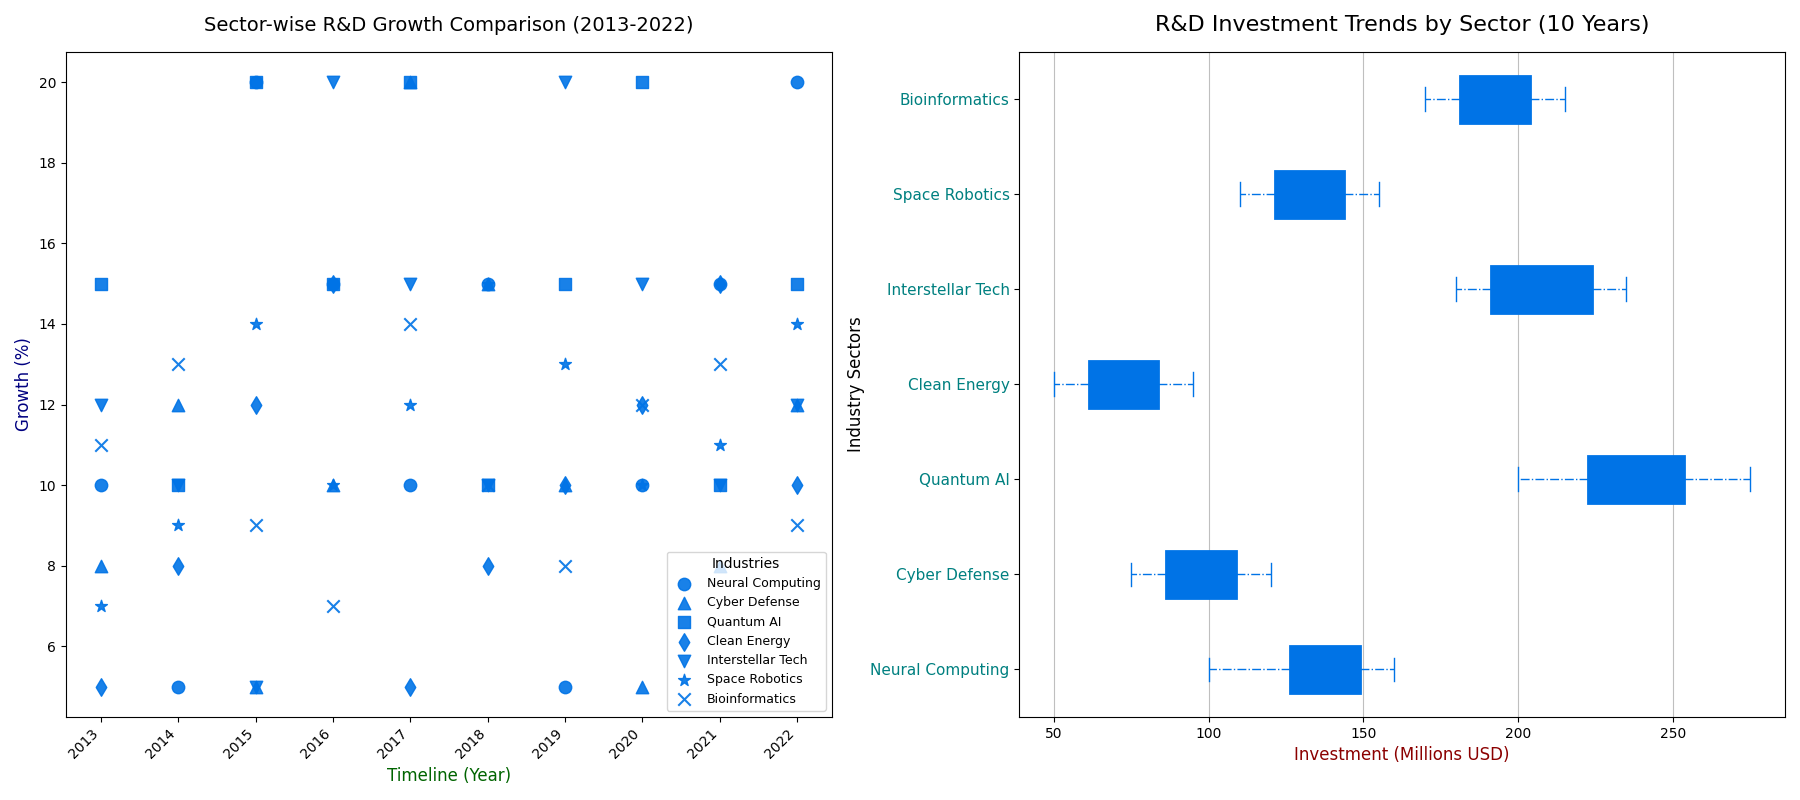

Generate this figure with Python:
import matplotlib.pyplot as plt
import numpy as np

# Updated sectors with additional entries
sectors = ['Neural Computing', 'Cyber Defense', 'Quantum AI', 'Clean Energy', 'Interstellar Tech', 'Space Robotics', 'Bioinformatics']

# Updated expenditure data with new sectors
expenditure_data = [
    [100, 120, 130, 125, 140, 150, 135, 145, 155, 160],
    [75, 85, 80, 90, 110, 120, 115, 105, 100, 95],
    [200, 220, 210, 230, 240, 250, 245, 255, 260, 275],
    [50, 55, 60, 65, 70, 75, 80, 85, 90, 95],
    [180, 190, 200, 195, 185, 210, 220, 225, 230, 235],
    [110, 115, 120, 125, 130, 135, 140, 145, 150, 155], # New made-up data for Space Robotics
    [170, 175, 180, 185, 190, 195, 200, 205, 210, 215]  # New made-up data for Bioinformatics
]

years = np.arange(2013, 2023)

fig, axes = plt.subplots(nrows=1, ncols=2, figsize=(18, 8))

ax1 = axes[1]
unified_color = "#0073e6"
bp = ax1.boxplot(expenditure_data, vert=False, patch_artist=True, showmeans=True, notch=False,
                 boxprops=dict(facecolor=unified_color, color=unified_color, linewidth=2.0),
                 medianprops=dict(color=unified_color, linewidth=2.0, linestyle='--'),
                 meanprops=dict(marker='*', markeredgecolor=unified_color, markerfacecolor=unified_color),
                 whiskerprops=dict(color=unified_color, linestyle='-.'), capprops=dict(color=unified_color))

ax1.set_yticklabels(sectors, fontsize=11, color='teal')
ax1.set_title("R&D Investment Trends by Sector (10 Years)", fontsize=16, fontweight='regular', pad=15)
ax1.set_xlabel("Investment (Millions USD)", fontsize=12, color='darkred')
ax1.set_ylabel("Industry Sectors", fontsize=12)
ax1.xaxis.grid(True, linestyle='-', alpha=0.5, color='grey')

ax2 = axes[0]
# Updated growth rates with new sectors
growth_rates = [
    [10, 5, 20, 15, 10, 15, 5, 10, 15, 20],
    [8, 12, 5, 10, 20, 15, 10, 5, 8, 12],
    [15, 10, 20, 15, 20, 10, 15, 20, 10, 15],
    [5, 8, 12, 15, 5, 8, 10, 12, 15, 10],
    [12, 10, 5, 20, 15, 10, 20, 15, 10, 12],
    [7, 9, 14, 10, 12, 15, 13, 10, 11, 14],   # New made-up growth for Space Robotics
    [11, 13, 9, 7, 14, 10, 8, 12, 13, 9]    # New made-up growth for Bioinformatics
]
marker_styles = ['o', '^', 's', 'd', 'v', '*', 'x']  # Added new markers for new sectors
for idx, (sector_growth, marker) in enumerate(zip(growth_rates, marker_styles)):
    ax2.scatter(years, sector_growth, label=sectors[idx], s=80, c=unified_color, alpha=0.9,
                edgecolors=unified_color, marker=marker)

ax2.set_title("Sector-wise R&D Growth Comparison (2013-2022)", fontsize=14, fontweight='regular', pad=15)
ax2.set_xlabel("Timeline (Year)", fontsize=12, color='darkgreen')
ax2.set_ylabel("Growth (%)", fontsize=12, color='navy')
ax2.legend(title='Industries', fontsize=9, title_fontsize=10, loc='lower right')
ax2.yaxis.grid(False)
ax2.set_xticks(years)
ax2.set_xticklabels([str(yr) for yr in years], rotation=45, ha='right')

plt.tight_layout()
plt.show()
